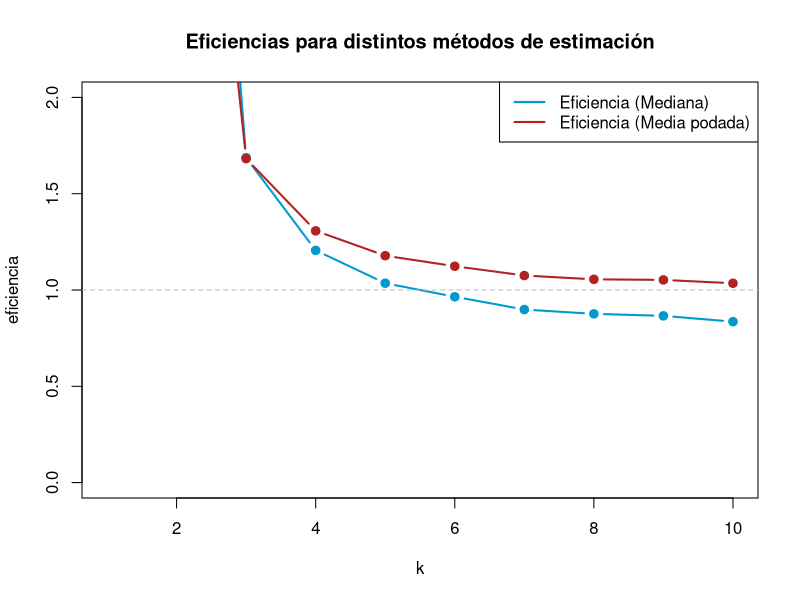

Write R code to recreate this figure.
## ---- chunk 1
knitr::opts_chunk$set(echo = TRUE)
## ---- chunk 2
mu = 50
sigma = 4
N = 1000
X = mu + sigma*rnorm(N)

## ---- chunk 3
medias <- c()
medianas <- c()
media_podadas <- c()
for (i in 1:10000){
  mu = 50
  sigma = 4
  N = 1000
  X = mu + sigma*rnorm(N)
  
  media <- mean(X)
  mediana <- median(X)
  media_podada <- mean(X, trim=0.1)
  
  medias <- c(medias, media)
  medianas <- c(medianas, mediana)
  media_podadas <- c(media_podadas, media_podada)
}

## ---- chunk 4

var_medias <- var(medias)
var_medianas <- var(medianas)
var_media_podadas <- var(media_podadas)
## ---- chunk 5
eficiencias_k <- function(k){
  medias <- c()
medianas <- c()
media_podadas <- c()
for (i in 1:10000){
  mu = 50
  sigma = 4
  N = 10
  X = mu + sigma*rt(N, df=k)
  
  media <- mean(X)
  mediana <- median(X)
  media_podada <- mean(X, trim=0.1)
  
  medias <- c(medias, media)
  medianas <- c(medianas, mediana)
  media_podadas <- c(media_podadas, media_podada)
}

var_medias <- var(medias)
var_medianas <- var(medianas)
var_media_podadas <- var(media_podadas)
return(c(var_medias/var_medianas, var_medias/var_media_podadas))
}

## ---- chunk 6
eficiencias <- c()
for (k in 1:10){
  eff <- c(k, eficiencias_k(k))
  eficiencias <-rbind(eficiencias, eff)
}

## ---- chunk 7
#quartz("MailenGomezMayol_eficiencias.pdf", width = 8, height = 6)
ks <- eficiencias[,1]
eff_mediana <- eficiencias[,2]
eff_media_podada <- eficiencias[,3]

plot(ks, eff_mediana, col = "deepskyblue3",type = "b", pch = 19, , lwd = 2,  
     main="Eficiencias para distintos métodos de estimación",
     xlab="k",
     ylab="eficiencia",
     ylim=c(0,2))
lines(ks, eff_media_podada, col = "firebrick", type = "b", pch = 19, lwd = 2)
abline(h = 1, lty = 2, col = "grey")

legend("topright", legend = c("Eficiencia (Mediana)","Eficiencia (Media podada)"),
       col = c("deepskyblue3","firebrick"), lwd = 2, bg = "white")
dev.copy2pdf(file = "plot.pdf")
#dev.off()
